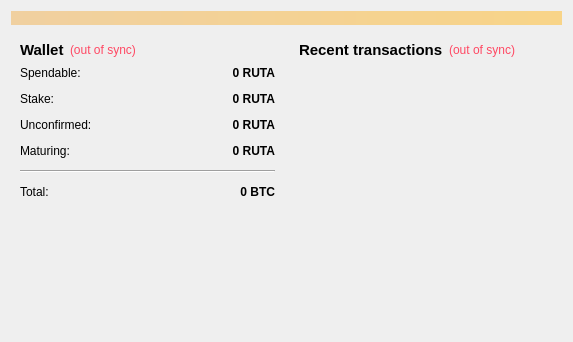
<?xml version="1.0" encoding="UTF-8"?>
<ui version="4.0">
 <class>OverviewPage</class>
 <widget class="QWidget" name="OverviewPage">
  <property name="geometry">
   <rect>
    <x>0</x>
    <y>0</y>
    <width>573</width>
    <height>342</height>
   </rect>
  </property>
  <property name="windowTitle">
   <string>Form</string>
  </property>
  <layout class="QVBoxLayout" name="topLayout">
   <item>
    <widget class="QLabel" name="labelAlerts">
     <property name="visible">
      <bool>false</bool>
     </property>
     <property name="styleSheet">
      <string notr="true">background-color: qlineargradient(x1: 0, y1: 0, x2: 1, y2: 0, stop:0 #F0D0A0, stop:1 #F8D488);  color:#000000
</string>
     </property>
     <property name="wordWrap">
      <bool>true</bool>
     </property>
     <property name="margin">
      <number>3</number>
     </property>
    </widget>
   </item>
   <item>
    <layout class="QHBoxLayout" name="horizontalLayout" stretch="1,1">
     <item>
      <layout class="QVBoxLayout" name="verticalLayout_2">
       <item>
        <widget class="QWidget" name="widget" native="true">
         <layout class="QVBoxLayout" name="verticalLayout_4">
          <item>
           <layout class="QHBoxLayout" name="horizontalLayout_4">
            <item>
             <widget class="QLabel" name="label_5">
              <property name="font">
               <font>
                <pointsize>11</pointsize>
                <weight>75</weight>
                <bold>true</bold>
               </font>
              </property>
              <property name="text">
               <string>Wallet</string>
              </property>
             </widget>
            </item>
            <item>
             <widget class="QLabel" name="labelWalletStatus">
              <property name="toolTip">
               <string>The displayed information may be out of date. Your wallet automatically synchronizes with the Rutanio network after a connection is established, but this process has not completed yet.</string>
              </property>
              <property name="styleSheet">
               <string notr="true">QLabel { color: rgb(255,72,99); }</string>              
              </property>
              <property name="text">
               <string notr="true">(out of sync)</string>
              </property>
              <property name="alignment">
               <set>Qt::AlignLeading|Qt::AlignLeft|Qt::AlignVCenter</set>
              </property>
             </widget>
            </item>
            <item>
             <spacer name="horizontalSpacer_2">
              <property name="orientation">
               <enum>Qt::Horizontal</enum>
              </property>
              <property name="sizeHint" stdset="0">
               <size>
                <width>40</width>
                <height>20</height>
               </size>
              </property>
             </spacer>
            </item>
           </layout>
          </item>
          <item>
           <layout class="QFormLayout" name="formLayout_2">
            <property name="fieldGrowthPolicy">
             <enum>QFormLayout::AllNonFixedFieldsGrow</enum>
            </property>
            <property name="horizontalSpacing">
             <number>12</number>
            </property>
            <property name="verticalSpacing">
             <number>12</number>
            </property>
            <item row="0" column="0">
             <widget class="QLabel" name="label">
              <property name="text">
               <string>Spendable:</string>
              </property>
             </widget>
            </item>
            <item row="0" column="1">
             <widget class="QLabel" name="labelBalance">
              <property name="font">
               <font>
                <weight>75</weight>
                <bold>true</bold>
               </font>
              </property>
              <property name="cursor">
               <cursorShape>IBeamCursor</cursorShape>
              </property>
              <property name="toolTip">
               <string>Your current spendable balance</string>
              </property>
              <property name="text">
               <string notr="true">0 RUTA</string>
              </property>
              <property name="alignment">
               <set>Qt::AlignRight|Qt::AlignTrailing|Qt::AlignVCenter</set>
              </property>
              <property name="textInteractionFlags">
               <set>Qt::LinksAccessibleByMouse|Qt::TextSelectableByKeyboard|Qt::TextSelectableByMouse</set>
              </property>
             </widget>
            </item>
            <item row="1" column="0">
             <widget class="QLabel" name="label_6">
              <property name="text">
               <string>Stake:</string>
              </property>
             </widget>
            </item>
            <item row="1" column="1">
             <widget class="QLabel" name="labelStake">
              <property name="font">
               <font>
                <weight>75</weight>
                <bold>true</bold>
               </font>
              </property>
              <property name="cursor">
               <cursorShape>IBeamCursor</cursorShape>
              </property>
              <property name="toolTip">
               <string>Total of tokens that was staked, and do not yet count toward the current balance</string>
              </property>
              <property name="text">
               <string notr="true">0 RUTA</string>
              </property>
              <property name="alignment">
               <set>Qt::AlignRight|Qt::AlignTrailing|Qt::AlignVCenter</set>
              </property>
              <property name="textInteractionFlags">
               <set>Qt::LinksAccessibleByMouse|Qt::TextSelectableByKeyboard|Qt::TextSelectableByMouse</set>
              </property>
             </widget>
            </item>
            <item row="2" column="0">
             <widget class="QLabel" name="label_3">
              <property name="text">
               <string>Unconfirmed:</string>
              </property>
             </widget>
            </item>
            <item row="2" column="1">
             <widget class="QLabel" name="labelUnconfirmed">
              <property name="font">
               <font>
                <weight>75</weight>
                <bold>true</bold>
               </font>
              </property>
              <property name="cursor">
               <cursorShape>IBeamCursor</cursorShape>
              </property>
              <property name="toolTip">
               <string>Total of transactions that have yet to be confirmed, and do not yet count toward the current balance</string>
              </property>
              <property name="text">
               <string notr="true">0 RUTA</string>
              </property>
              <property name="alignment">
               <set>Qt::AlignRight|Qt::AlignTrailing|Qt::AlignVCenter</set>
              </property>
              <property name="textInteractionFlags">
               <set>Qt::LinksAccessibleByMouse|Qt::TextSelectableByKeyboard|Qt::TextSelectableByMouse</set>
              </property>
             </widget>
            </item>
            <item row="3" column="0">
             <widget class="QLabel" name="labelImmatureText">
              <property name="text">
               <string>Maturing:</string>
              </property>
             </widget>
            </item>
            <item row="3" column="1">
             <widget class="QLabel" name="labelImmature">
              <property name="font">
               <font>
                <weight>75</weight>
                <bold>true</bold>
               </font>
              </property>
              <property name="toolTip">
               <string>Mined balance that has not yet matured</string>
              </property>
              <property name="text">
               <string notr="true">0 RUTA</string>
              </property>
              <property name="alignment">
               <set>Qt::AlignRight|Qt::AlignTrailing|Qt::AlignVCenter</set>
              </property>
              <property name="textInteractionFlags">
               <set>Qt::LinksAccessibleByMouse|Qt::TextSelectableByKeyboard|Qt::TextSelectableByMouse</set>
              </property>
             </widget>
            </item>
            <item row="4" column="0" colspan="2">
             <widget class="Line" name="line">
              <property name="orientation">
               <enum>Qt::Horizontal</enum>
              </property>
             </widget>
            </item>
            <item row="5" column="0">
             <widget class="QLabel" name="labelTotalText">
              <property name="text">
               <string>Total:</string>
              </property>
             </widget>
            </item>
            <item row="5" column="1">
             <widget class="QLabel" name="labelTotal">
              <property name="font">
               <font>
                <weight>75</weight>
                <bold>true</bold>
               </font>
              </property>
              <property name="cursor">
               <cursorShape>IBeamCursor</cursorShape>
              </property>
              <property name="toolTip">
               <string>Your current total balance</string>
              </property>
              <property name="text">
               <string notr="true">0 BTC</string>
              </property>
              <property name="alignment">
               <set>Qt::AlignRight|Qt::AlignTrailing|Qt::AlignVCenter</set>
              </property>
              <property name="textInteractionFlags">
               <set>Qt::LinksAccessibleByMouse|Qt::TextSelectableByKeyboard|Qt::TextSelectableByMouse</set>
              </property>
             </widget>
            </item>
           </layout>
          </item>
         </layout>
        </widget>
       </item>
       <item>
        <spacer name="verticalSpacer">
         <property name="orientation">
          <enum>Qt::Vertical</enum>
         </property>
         <property name="sizeHint" stdset="0">
          <size>
           <width>20</width>
           <height>40</height>
          </size>
         </property>
        </spacer>
       </item>
      </layout>
     </item>
     <item>
      <layout class="QVBoxLayout" name="verticalLayout_3">
       <item>
        <widget class="QWidget" name="widget_2" native="true">
         <layout class="QVBoxLayout" name="verticalLayout">
          <item>
           <layout class="QHBoxLayout" name="horizontalLayout_2">
            <item>
             <widget class="QLabel" name="label_4">
              <property name="font">
               <font>
                <pointsize>11</pointsize>
                <weight>75</weight>
                <bold>true</bold>
               </font>
              </property>
              <property name="text">
               <string>&lt;b&gt;Recent transactions&lt;/b&gt;</string>
              </property>
             </widget>
            </item>
            <item>
             <widget class="QLabel" name="labelTransactionsStatus">
              <property name="toolTip">
               <string>The displayed information may be out of date. Your wallet automatically synchronizes with the Rutanio network after a connection is established, but this process has not completed yet.</string>
              </property>
              <property name="styleSheet">
               <string notr="true">QLabel { color: rgb(255,72,99); }</string>              
              </property>
              <property name="text">
               <string notr="true">(out of sync)</string>
              </property>
              <property name="alignment">
               <set>Qt::AlignRight|Qt::AlignTrailing|Qt::AlignVCenter</set>
              </property>
             </widget>
            </item>
            <item>
             <spacer name="horizontalSpacer">
              <property name="orientation">
               <enum>Qt::Horizontal</enum>
              </property>
              <property name="sizeHint" stdset="0">
               <size>
                <width>40</width>
                <height>20</height>
               </size>
              </property>
             </spacer>
            </item>
           </layout>
          </item>
          <item>
           <widget class="QListView" name="listTransactions">
            <property name="styleSheet">
             <string notr="true">QListView { background: transparent; }</string>
            </property>
            <property name="frameShape">
             <enum>QFrame::NoFrame</enum>
            </property>
            <property name="verticalScrollBarPolicy">
             <enum>Qt::ScrollBarAlwaysOff</enum>
            </property>
            <property name="horizontalScrollBarPolicy">
             <enum>Qt::ScrollBarAlwaysOff</enum>
            </property>
            <property name="selectionMode">
             <enum>QAbstractItemView::NoSelection</enum>
            </property>
           </widget>
          </item>
         </layout>
        </widget>
       </item>
      </layout>
     </item>
    </layout>
   </item>
  </layout>
 </widget>
 <resources/>
 <connections/>
</ui>
